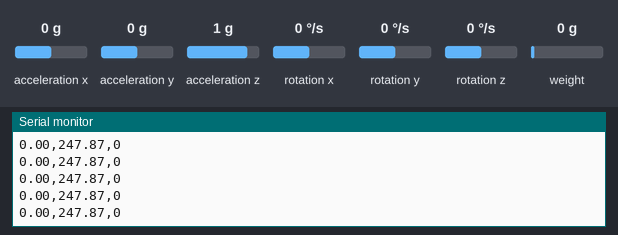
The sketch below on a simulated Arduino Uno, built with avr-gcc and run on an emulated ATmega328P. Shown: the last lines printed to the serial monitor. The test bench sets the inputs (shaded band); at power-on: rotation z 0 °/s, weight on the scale 0 g, acceleration x 0 g, acceleration y 0 g, acceleration z 1 g, rotation x 0 °/s, rotation y 0 °/s.

Above: at 1.2 s.
1.3 s: rotation z set to -192 °/s
At 1.57 s:
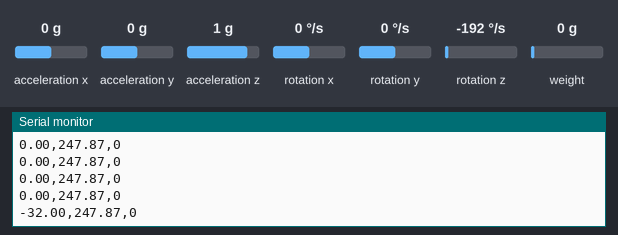
2.8 s: weight on the scale set to 100 g
At 2.81 s:
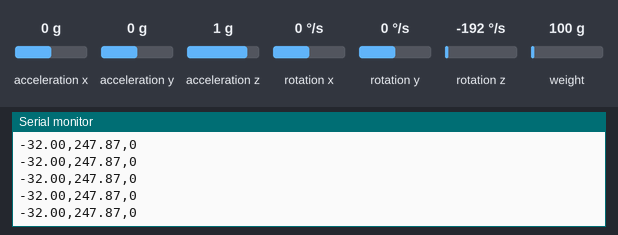
4.3 s: rotation z set to -100 °/s
At 4.41 s:
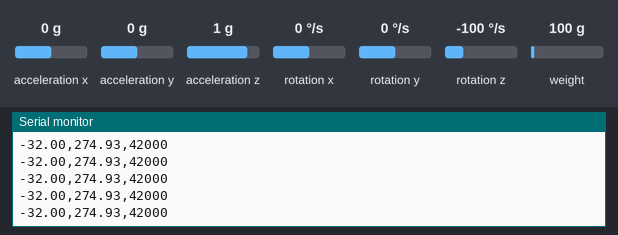
5.8 s: weight on the scale set to 1250 g
At 5.89 s:
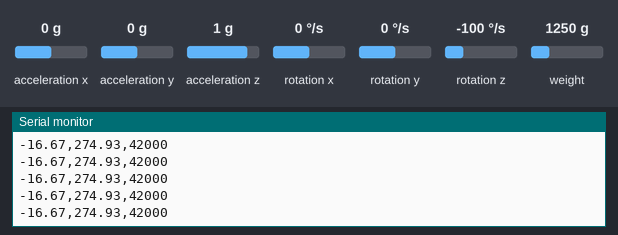
Timing chart, 0 to 8.3 s (numbered marks = the images above; inputs shaded):
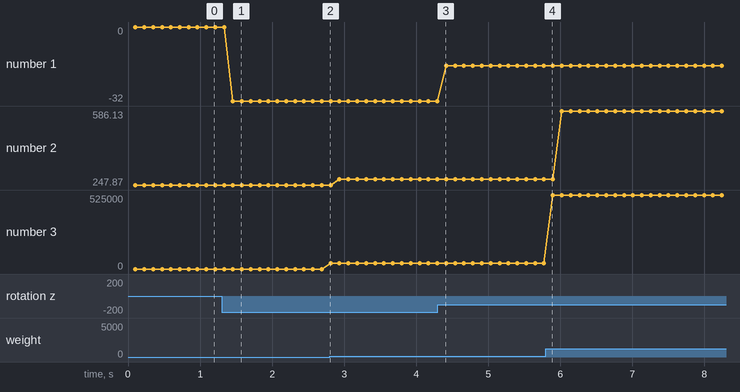

The sketch:

codigo_coriolis_23_marzo.ino
```cpp
#include <SoftwareSerial.h> //libreria para el bluetooth hc05

#include "I2Cdev.h"
#include "MPU6050.h"
#include "Wire.h"

SoftwareSerial BTserial(0,1);//RX,TX
const int mpuAddress = 0x68;  // Puede ser 0x68 o 0x69
MPU6050 mpu(mpuAddress);

      //int ax, ay, az;
        int gx, gy, gz;

       //este codigo permite calibrar
     //me calcula la fuerza  en unidades de decanewton
    // Factores de conversion
      //const float accScale = 2.0 * 9.81 / 32768.0;
         const float gyroScale = 131 ;//250.0 / 32768.0;

#include "HX711.h"

#define DOUT  A1
#define CLK  A0

HX711 balanza(DOUT, CLK);


void setup() {
  Serial.begin(115200);// tasa por defecto
  BTserial.begin(115200);
  Wire.begin();
   mpu.initialize();
}

long val;
long count=0;
float tiempo_muestreo=0;
long cero=-384700;
long cal = 531000;
float sens = 590.0/(cal-cero);
int muestra=0;
float peso ;

void loop() {

   mpu.getRotation(&gx, &gy, &gz);
  long tiempo=millis();

  count=count+1;

 while(millis()-tiempo < 1 )//realizamos mediciones durante 1 ms por cada bucle
  {
     peso = sens*(val-cero);


     val=balanza.read();                        // Proceso de Lectura del ADC

     //Serial.print(millis());//*gyroScale);
     //Serial.print("\t");
     //Serial.println((gz/gyroScale)/6);//resultado en grados sobre segundo*gyroScale);
     //Serial.print("\t");
     //Serial.print(count);
     Serial.print((gz/gyroScale)/6);
     Serial.print(",");
     Serial.print(peso);
     Serial.print(",");
     Serial.println(val);

     //Serial.print("\t");
//     Serial.print(sens,7);
//     Serial.print("\t");
     delay(20);


  }

}
```

Measured:
- after the input at 1.3 s, the serial monitor: prints a new line after 0.16 s (image 1)
- plotted number 1: 0 → -32 after the input at 1.3 s, -32 → -16.67 after the input at 4.3 s
- plotted number 2: 247.87 → 274.93 after the input at 2.8 s, 274.93 → 586.13 after the input at 5.8 s
- plotted number 3: 0 → 42000 after the input at 2.8 s, 42000 → 525000 after the input at 5.8 s
